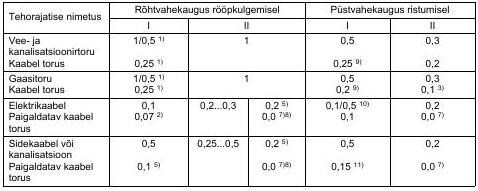
#> input picture dfx-web/TSRServer/bgProcess/tsr/test/bordered_roi.jpg, 478 x 191 px
$ python -i text_detection.py   (imports and definitions only)
#> lines starting #> are read from the running program, lines starting #| are printed output that depends on the picture; after the words box and inside, x2 and y2 are one past the last pixel; in counts of white or black regions, pixels touching at a corner belong together
#> further down, picture is the input picture: shape (191, 478, 3); min 0, max 255, mean 231.9
import cv2
import numpy as np


class TextDetection:
    @staticmethod
    def detect(image: np.ndarray):
        img = cv2.cvtColor(image, cv2.COLOR_BGR2GRAY)
        # 커널을 조정 필요
        kernel = cv2.getStructuringElement(cv2.MORPH_ELLIPSE, (3, 3))
        grad = cv2.morphologyEx(img, cv2.MORPH_GRADIENT, kernel)
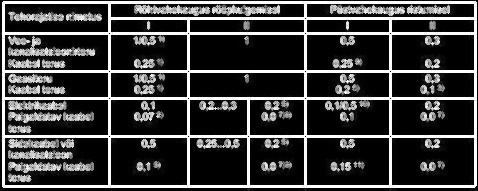
#> grad: shape (191, 478); min 0, max 255, mean 61
        _, bw = cv2.threshold(grad, 0.0, 255.0, cv2.THRESH_BINARY | cv2.THRESH_OTSU)
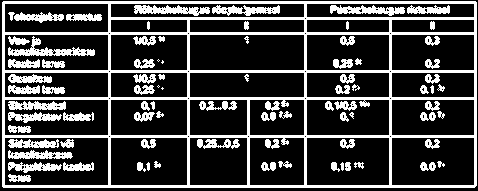
#> bw: shape (191, 478); 25.7% white; 84 white regions (5 under 20 px), largest, box (x1, y1, x2, y2) and area: (2, 1, 477, 188) 12918, (8, 36, 95, 56) 594, (134, 5, 210, 16) 499
        kernel = cv2.getStructuringElement(cv2.MORPH_RECT, (9, 1))
        connected = cv2.morphologyEx(bw, cv2.MORPH_CLOSE, kernel)
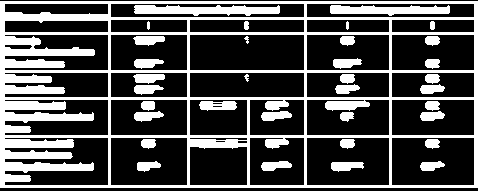
#> connected: shape (191, 478); 30.3% white; 35 white regions

        contours, hierarchy = cv2.findContours(connected.copy(), cv2.RETR_EXTERNAL, cv2.CHAIN_APPROX_NONE)
#> contours = 1 contour; box (x1, y1, x2, y2) and area: (0, 1, 478, 188) 88722
        return contours, hierarchy

>>> import cv2
>>> picture = cv2.imread('test/bordered_roi.jpg')
>>> result = TextDetection().detect(picture)
#> result has the same summary as contours in detect

$ run again, on dfx-web/TSRServer/bgProcess/tsr/test/partially.jpg
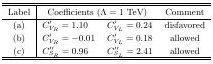
#> input picture dfx-web/TSRServer/bgProcess/tsr/test/partially.jpg, 213 x 64 px
#> picture is the input picture: shape (64, 213, 3); min 0, max 255, mean 220.9
#> in detect, `_, bw = cv2.threshold(grad, 0.0, 255.0, cv2.THRESH_BINARY | cv2.THRESH..`:
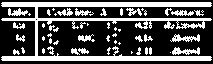
#> bw: shape (64, 213); 33.8% white; 54 white regions (30 under 20 px), largest, box (x1, y1, x2, y2) and area: (1, 2, 212, 61) 3174, (172, 47, 200, 55) 128, (170, 34, 200, 42) 127
#> in detect, `connected = cv2.morphologyEx(bw, cv2.MORPH_CLOSE, kernel)`:
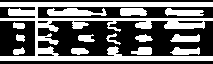
#> connected: shape (64, 213); 42.6% white; 14 white regions
#> contours = 14 contours; largest, box (x1, y1, x2, y2) and area: (0, 2, 213, 61) 3302, (47, 8, 107, 16) 266, (165, 8, 204, 16) 180, (120, 8, 147, 16) 164, (170, 34, 200, 42) 148
#> result has the same summary as contours in detect
